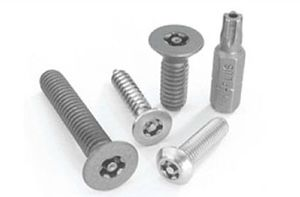
//> input picture OpenCV/data/screw.jpg, 300 x 197 px
$ ./remove-background   (built with g++ and OpenCV 4)
//> lines starting //> are read from the running program, lines starting //| are printed output that depends on the picture
#include <iostream>
#include <opencv2/core.hpp>
#include <opencv2/imgproc.hpp>
#include <opencv2/highgui.hpp>

cv::Mat removeLight(cv::Mat img, cv::Mat pattern, int method)
{
    cv::Mat aux;
    // if method is normalization
    if (method == 1){
        /* Require change our image to 32 float for division */
        cv::Mat img32, pattern32;
        img.convertTo(img32, CV_32F);
        pattern.convertTo(pattern32, CV_32F);
        /* Divide the image by the pattern */
        aux = 1 - (img32 / pattern32);
        /* convert 8 bits format and scale */
        aux.convertTo(aux, CV_8U, 255);
    }else{
        aux = pattern - img;
    }
    return aux;
}

int main()
{
    cv::Mat img = cv::imread("data/screw.jpg", cv::COLOR_BGR2GRAY);
//> img is the input picture: 197 rows x 300 cols, CV_8UC3; mean B, G, R 228, 227.8, 227.6
    cv::Mat blurred_img;
    cv::Mat gaussian_img;

    cv::medianBlur(img, blurred_img, 3);
    cv::GaussianBlur(img, gaussian_img, cv::Size(101, 101), 0);
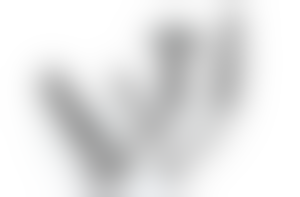
//> gaussian_img: 197 rows x 300 cols, CV_8UC3; mean B, G, R 228, 227.8, 227.5

    cv::Mat rm_light_img_diff { removeLight(blurred_img, gaussian_img, 0) };
//> in removeLight, `aux = pattern - img;`:
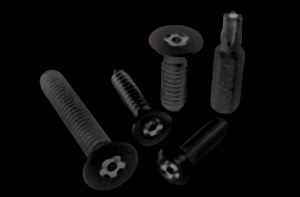
//> aux: 197 rows x 300 cols, CV_8UC3; mean B, G, R 9.2, 9.1, 9.1
    cv::Mat rm_light_img_div { removeLight(blurred_img, gaussian_img, 1) };
//> call 2 of removeLight, with method = 1
//> in removeLight (call 2), `aux = 1 - (img32 / pattern32);`:
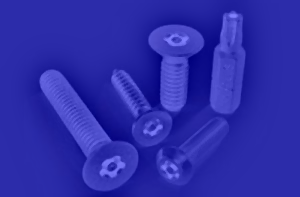
//> aux: 197 rows x 300 cols, CV_32FC3; mean B, G, R 0.00468, -0.995, -0.995; drawn with min black and max white
//> in removeLight (call 2), `aux.convertTo(aux, CV_8U, 255);`:
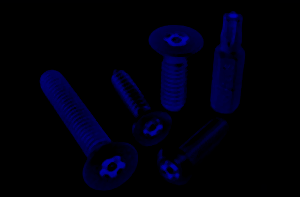
//> aux: 197 rows x 300 cols, CV_8UC3; mean B, G, R 12.2, 0, 0

    cv::imshow("Median", blurred_img);
    cv::imshow("Guassian", gaussian_img);
    cv::imshow("Light Removed : Difference", rm_light_img_diff);
    cv::imshow("Light Removed : Division", rm_light_img_div);

    cv::waitKey(0);
    return 0;
}
